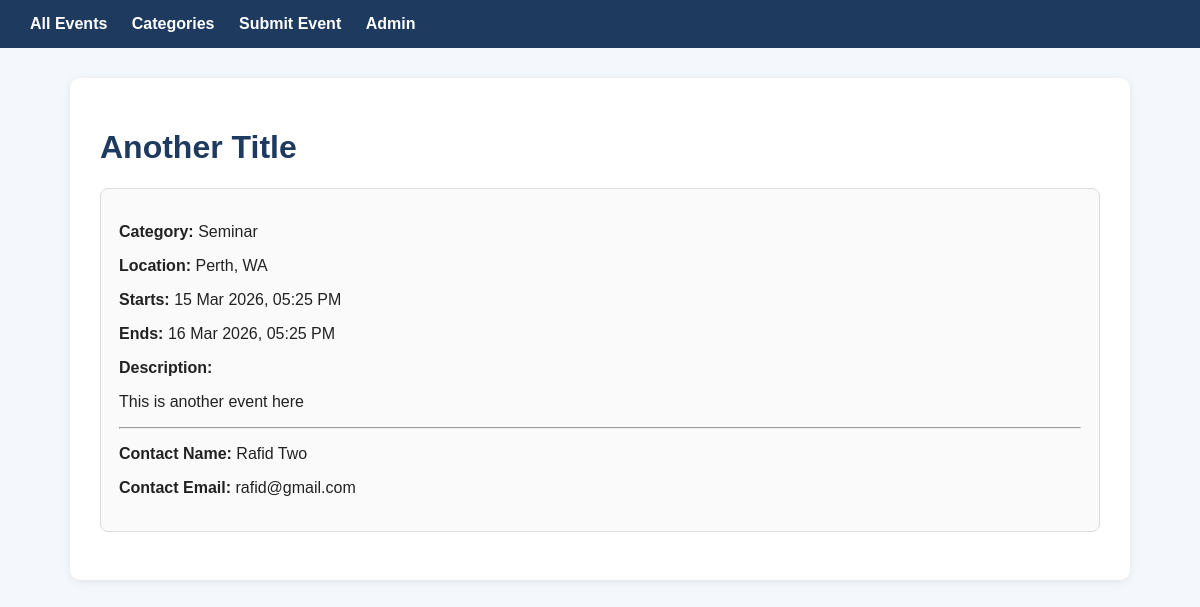
The app's page /events/2/ with its own data.
### events_app/models.py (models this page shows, shortened)
class Event(models.Model):
    title = models.CharField(max_length=255)
    description = models.TextField()
    location = models.CharField(max_length=255)
    start_datetime = models.DateTimeField()
    end_datetime = models.DateTimeField()
    category = models.ForeignKey(
        Category,
        on_delete=models.CASCADE,
        related_name="events"
    )
    contact_name = models.CharField(max_length=100)
    contact_email = models.EmailField()
    created_at = models.DateTimeField(auto_now_add=True)
    is_approved = models.BooleanField(default=False)
    approved_at = models.DateTimeField(null=True, blank=True)
    class Meta:
        ordering = ["start_datetime"]

class Category(models.Model):
    name = models.CharField(max_length=100, unique=True)
    description = models.TextField(blank=True)
    class Meta:
        ordering = ["name"]
        verbose_name_plural = "Categories"

### events_app/views.py (the view)
# urls.py: path("events/<int:event_id>/", views.event_detail, name="event_detail"),
def event_detail(request, event_id):
    event = get_object_or_404(
        Event.objects.select_related("category"),
        pk=event_id,
        is_approved=True
    )
    return render(request, "events_app/event_detail.html", {"event": event})

### templates/events_app/event_detail.html (shortened to what this page needs)
{% extends 'base.html' %}
{% block content %}
    <h1>{{ event.title }}</h1>
    <div class="card">
        <p><strong>Category:</strong> {{ event.category.name }}</p>
        <p><strong>Location:</strong> {{ event.location }}</p>
        <p><strong>Starts:</strong> {{ event.start_datetime|date:"d M Y, h:i A" }}</p>
        <p><strong>Ends:</strong> {{ event.end_datetime|date:"d M Y, h:i A" }}</p>
        <p><strong>Description:</strong></p>
        <p>{{ event.description }}</p>
        <hr>
        <p><strong>Contact Name:</strong> {{ event.contact_name }}</p>
        <p><strong>Contact Email:</strong> {{ event.contact_email }}</p>
    </div>
{% endblock %}

### templates/base.html (style rules this page uses)
body { font-family: Arial, sans-serif; background: #f4f7fb; margin: 0; padding: 0; color: #222; }
h1, h2, h3 { color: #1e3a5f; }
.card { border: 1px solid #ddd; padding: 18px; margin-bottom: 18px; border-radius: 8px; background: #fafafa; }

### records on screen
Event: title "Another Title", category.name "Seminar", location "Perth, WA", start_datetime "15 Mar 2026, 05:25 PM", end_datetime "16 Mar 2026, 05:25 PM", description "This is another event here", contact_name "Rafid Two", contact_email "rafid@gmail.com"
